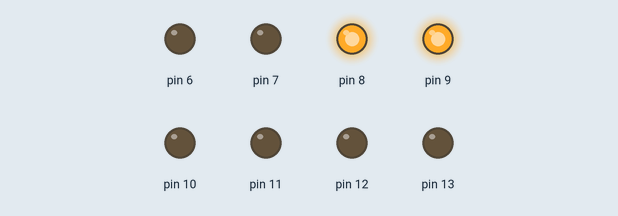
The sketch below on a simulated Arduino Uno, built with avr-gcc and run on an emulated ATmega328P. Parts: output pins drawn as LEDs (lit = HIGH).

Above: at 0.7 s.
At 3.7 s:
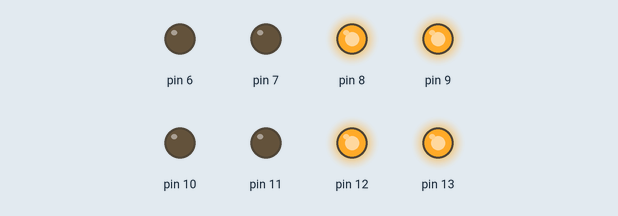
At 5.2 s:
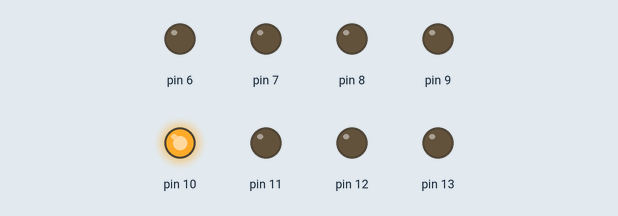
At 8.2 s:
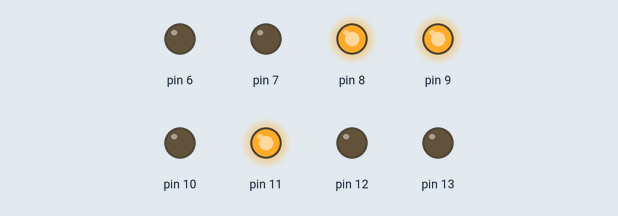
At 12.7 s:
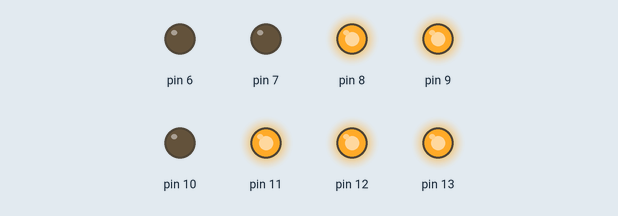
At 17.2 s:
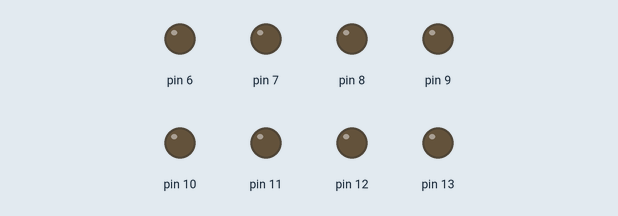
Timing chart, 0 to 19.5 s (numbered marks = the images above):
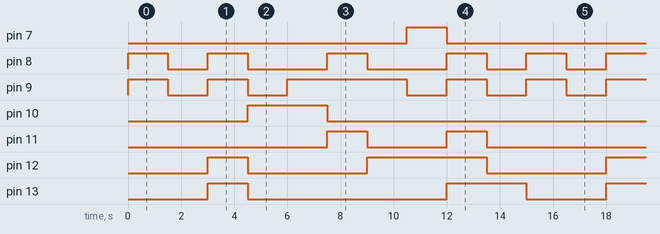

Measured:
- by itself, pin 7: alternates HIGH for 1.5 s and LOW for 13.5 s
- by itself, pin 8: repeats every 15.0 s: LOW 1.5 s, 2 × (HIGH 1.5 s, LOW 3.0 s), HIGH 1.5 s, LOW 1.5 s, HIGH 1.5 s
- by itself, pin 9: repeats every 15.0 s: LOW 1.5 s, HIGH 1.5 s, LOW 1.5 s, HIGH 4.5 s, 2 × (LOW 1.5 s, HIGH 1.5 s)
- by itself, pin 10: alternates HIGH for 3.0 s and LOW for 12.0 s
- by itself, pin 11: repeats every 15.0 s: LOW 3.0 s, HIGH 1.5 s, LOW 9.0 s, HIGH 1.5 s
- by itself, pin 12: repeats every 15.0 s: LOW 4.5 s, HIGH 4.5 s, LOW 4.5 s, HIGH 1.5 s
- by itself, pin 13: repeats every 15.0 s: LOW 7.5 s, HIGH 3.0 s, LOW 3.0 s, HIGH 1.5 s

The sketch:

Lec5_Ex4.ino
```cpp
void setup() {
  Serial.begin(9600);
  pinMode(6, OUTPUT);
  pinMode(7, OUTPUT);
  pinMode(8, OUTPUT);
  pinMode(9, OUTPUT);
  pinMode(10, OUTPUT);
  pinMode(11, OUTPUT);
  pinMode(12, OUTPUT);
  pinMode(13, OUTPUT);
}

void loop() {
//THIS MAKES 9
digitalWrite(6, LOW);
digitalWrite(7, LOW);
digitalWrite(8, HIGH);
digitalWrite(9, HIGH);
digitalWrite(10, LOW);
digitalWrite(11, LOW);
digitalWrite(12, LOW);
digitalWrite(13, LOW);
delay(1500);
// this is making 8
digitalWrite(6, LOW);
digitalWrite(7, LOW);
digitalWrite(8, LOW);
digitalWrite(9, LOW);
digitalWrite(10, LOW);
digitalWrite(11, LOW);
digitalWrite(12, LOW);
digitalWrite(13, LOW);
delay(1500);
// THIS MAKES 7
digitalWrite(8, HIGH);
digitalWrite(9, HIGH);
digitalWrite(12, HIGH);
digitalWrite(13, HIGH);
delay(1500);
// THIS MAKES 6
digitalWrite(6, LOW);
digitalWrite(7, LOW);
digitalWrite(8, LOW);
digitalWrite(9, LOW);
digitalWrite(10, HIGH);
digitalWrite(11, LOW);
digitalWrite(12, LOW);
digitalWrite(13, LOW);
delay(1500);
//THIS MAKES 5
digitalWrite(9, HIGH);
delay(1500);
// THIS MAKES 4
digitalWrite(10, LOW);
digitalWrite(8, HIGH);
digitalWrite(11, HIGH);
delay(1500);
//THIS MAKES 3
digitalWrite(6, LOW);
digitalWrite(7, LOW);
digitalWrite(8, LOW);
digitalWrite(9, HIGH);
digitalWrite(11, LOW);
digitalWrite(12, HIGH);
digitalWrite(13, LOW);
delay(1500);
//THIS MAKES 2
digitalWrite(7, HIGH);
digitalWrite(9, LOW);
delay(1500);
//THIS MAKES 1
digitalWrite(7, LOW);
digitalWrite(8, HIGH);
digitalWrite(9, HIGH);
digitalWrite(11, HIGH);
digitalWrite(12, HIGH);
digitalWrite(13, HIGH);
digitalWrite(10, LOW);
delay(1500);
//THIS MAKES ZERO
digitalWrite(6, LOW);
digitalWrite(7, LOW);
digitalWrite(8, LOW);
digitalWrite(9, LOW);
digitalWrite(10, LOW);
digitalWrite(11, LOW);
digitalWrite(12, LOW);
digitalWrite(13, HIGH);
delay(1500);
}
```
